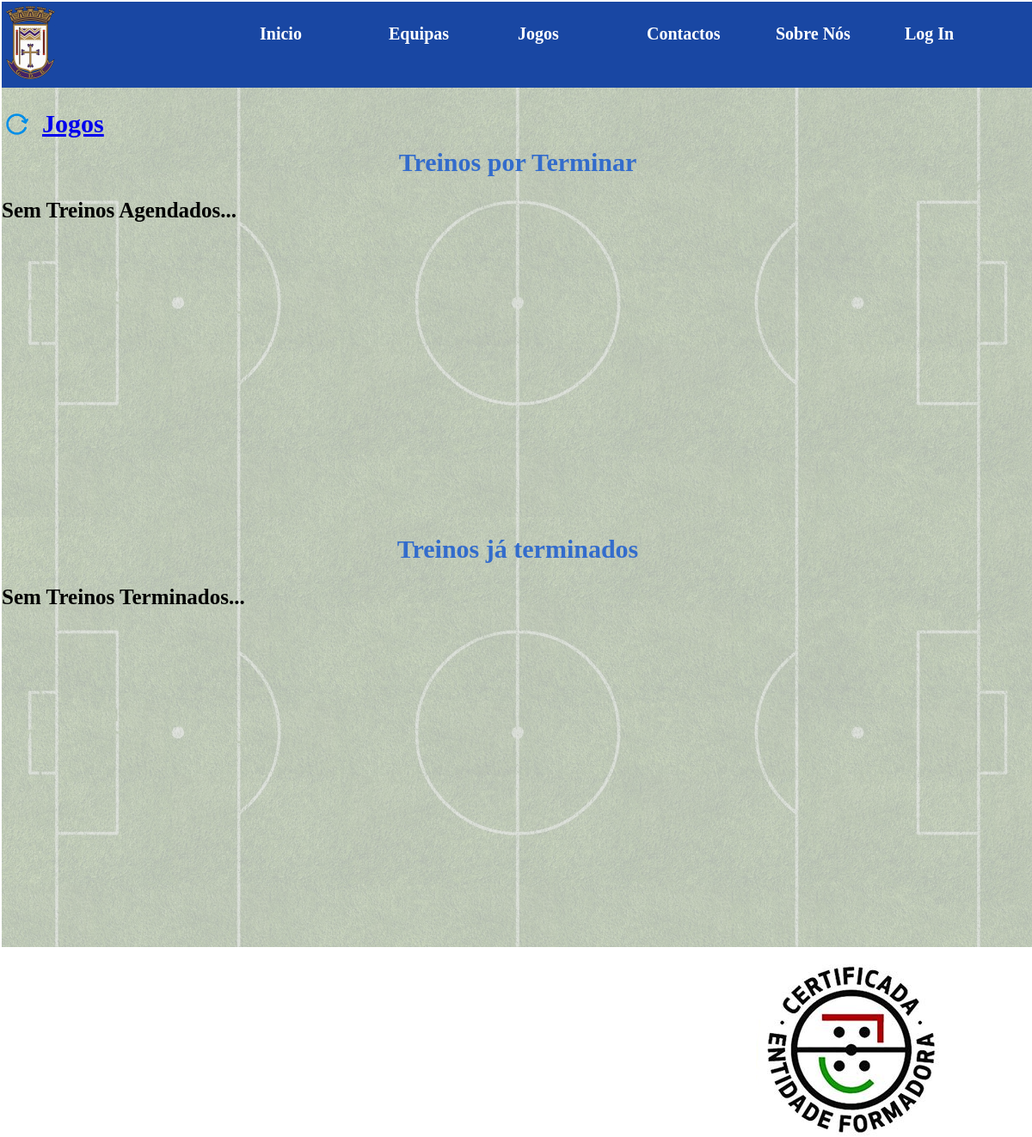
/php/index.php?page=10, run on an earlier commit of the app's database.
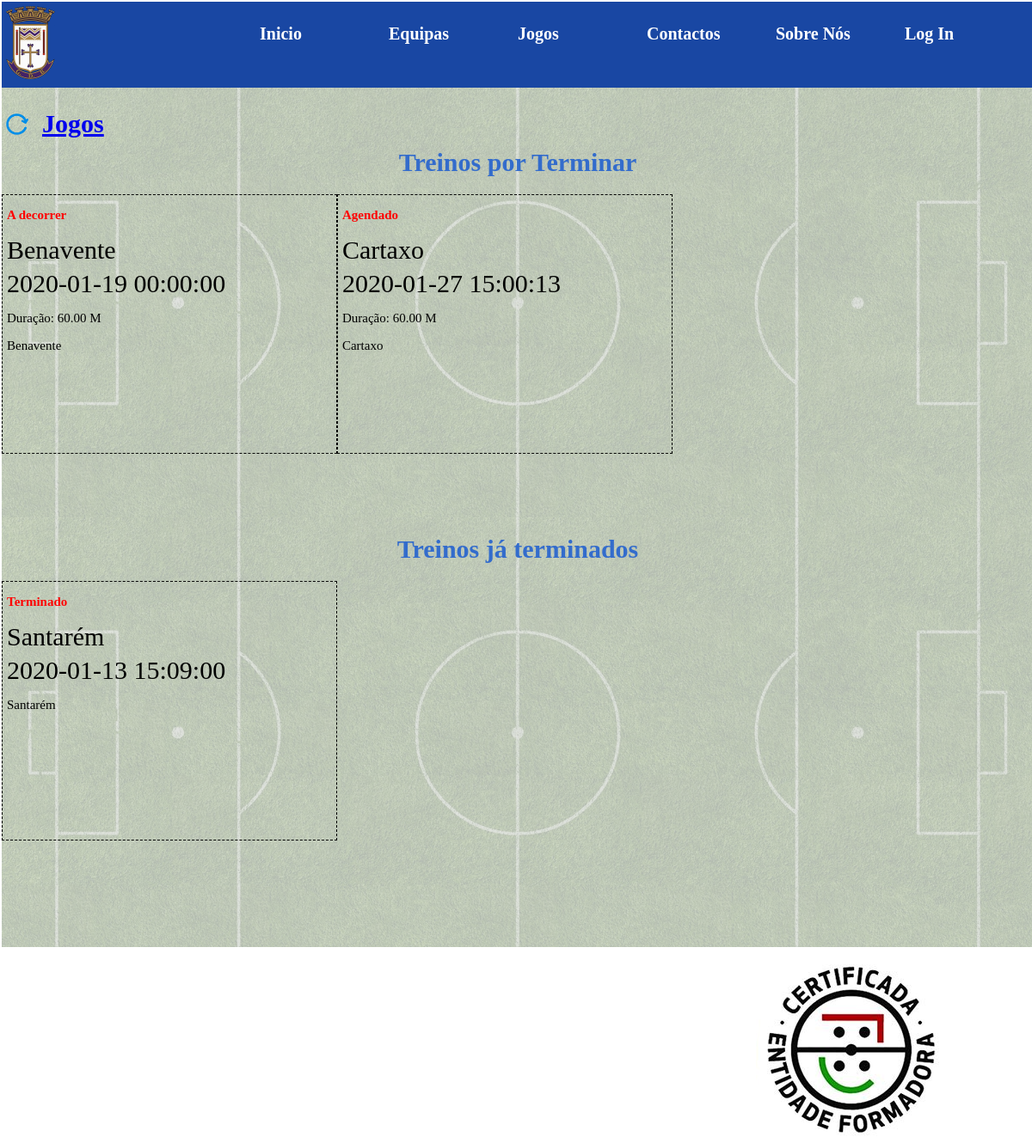
And on a later commit of the database.
### tables this page shows
CREATE TABLE `Treino` (
  `id_treino` int(5) NOT NULL,
  `local` varchar(254) DEFAULT NULL,
  `terminado` bit(1) NOT NULL DEFAULT b'0',
  `data` datetime DEFAULT curdate(),
  `id_equipa` int(5) NOT NULL,
  `duracao` decimal(5,2) DEFAULT 60.00
);

CREATE TABLE `Equipa` (
  `id_equipa` int(5) NOT NULL,
  `total_jogos` int(5) NOT NULL DEFAULT 0,
  `total_treinos` int(5) DEFAULT 0,
  `n_golos_marcados` int(5) NOT NULL DEFAULT 0,
  `n_golos_sofridos` int(5) NOT NULL DEFAULT 0,
  `n_vitorias` int(5) NOT NULL DEFAULT 0,
  `n_empates` int(5) NOT NULL DEFAULT 0,
  `n_derrotas` int(5) NOT NULL DEFAULT 0,
  `n_cartoes_amarelos` int(5) NOT NULL DEFAULT 0,
  `n_cartoes_vermelhos` int(5) NOT NULL DEFAULT 0,
  `nome` varchar(254) DEFAULT NULL
);

### php/treinos.php (the view, shortened to what this page needs)
<div id="imgback">
  <div id="imgbackcor">
    <div style="width: 100%;height:50px;">
      <div id="titlejogos">
          <h2 class="titulos"><a href="../php/index.php?page=10"><img src="../images/refresh.png" style="width:35px;height:35px;"></a><a href="?page=4" style="margin-left: 20px;">Jogos</a></h2>
      </div>
    </div>
    <h1 class="titulos">Treinos por Terminar</h1>
    <div class="jpt">
      <?php
        include_once '../php/bdcon.php';
        $qryjpt="select t.data, t.local, t.duracao, e.nome, t.id_treino,t.id_equipa, case when t.data <= CURDATE() then 'A decorrer' else 'Agendado' end as 'estado' from Treino t left join Equipa e on t.id_equipa=e.id_equipa where t.terminado=0 order by t.data asc";
        $vjpt = mysqli_query($liga, $qryjpt);
        if(mysqli_num_rows($vjpt)>0){
          while($rowsjpt=mysqli_fetch_assoc($vjpt)){
            ?>
            <div class="ejogadores">
                <p class="estado"><?php echo $rowsjpt['estado']; ?></p>
                <p class="nomej"><?php echo $rowsjpt['nome']; ?></p>
                <p class="nomej"> <?php echo $rowsjpt['data']; ?></p>
                <p class="infoj">Duração: <?php echo $rowsjpt['duracao']; ?> M</p>
                <p class="infoj"><?php echo $rowsjpt['local']; ?></p>
            </div>
            <?php
          }
        }else {
          ?> <p style="font-weight:bold; font-size: 25px; color: black;">Sem Treinos Agendados...</p> <?php
        }
       ?>
  </div>
</div>
<div id="imgback">
  <div id="imgbackcor">
   <h1 class="titulos">Treinos já terminados</h1>
   <div class="jt">
     <?php
       $qryjt="select t.data, t.local, t.duracao, e.nome from Treino t left join Equipa e on t.id_equipa=e.id_equipa where t.terminado=1 order by t.data desc";
       $vjt = mysqli_query($liga, $qryjt);
       if (mysqli_num_rows($vjt)>0){
         while($rowsjt=mysqli_fetch_assoc($vjt)){
           ?>
           <div class="ejogadores">
              <p class="estado">Terminado</p>
               <p class="nomej"><?php echo $rowsjt['nome']; ?></p>
               <p class="nomej"><?php echo $rowsjt['data']; ?></p>
               <p class="infoj"><?php echo $rowsjt['local']; ?></p>
           </div>
           <?php
         }
       }else {
         ?> <p style="font-weight:bold; font-size: 25px; color: black;">Sem Treinos Terminados...</p> <?php
       }
      ?>
  </div>
</div>

### php/index.php (shortened to what this page needs)
<head>
	<link rel="stylesheet" type="text/css" href="../css/styles.css">
	<link rel="stylesheet" type="text/css" href="../css/login.css">
</head>
<div id="cabecalho">
	<?php
		include '../php/header.php';
	?>
</div>
<div id="corpo">
	<?php
		if (!isset($_GET['page'])) {
			include '../php/carrousel.php';
		}else{
			switch ($_GET['page']) {
				case 10:
					include '../php/treinos.php';
					break;
			}
		}
	?>
</div>
<div id="footer">
</div>

### php/header.php (shortened to what this page needs)
<link rel="stylesheet" type="text/css" href="../css/styles.css">
<body>
<div>
	<div id="logo">
		<img src="../images/gdb_75.png">
	</div>
	<div id="menu">
		<nav>
			<ul>
				<li><a href="?page=1">Inicio</a></li>
				<li><a href="?page=3">Equipas</a></li>
				<li><a href="?page=4">Jogos</a></li>
				<li><a href="?page=5">Contactos</a></li>
				<li><a href="?page=7">Sobre Nós</a></li>
				<?php
					if (isset($_SESSION['user'])) { ?>
						<li><a href="../php/logout.php">Log Out</a></li>
				<?php
					} else {?>
						<li><a href="?page=8">Log In</a></li>
				<?php
				}?>
			</ul>
		</nav>
	</div>
</div>
</body>

### css/styles.css (style rules this page uses)
* { top: 0; left: 0; }
body { margin-left: 2px; width: 100%; margin-top: 2px; }
#logo { float: left; margin-left: 5px; margin-top: 5px; }
#menu { margin-top: 10px; float: right; height: 10px; }
#cabecalho { height: 100px; background-color: rgba(0,51,153,.9); }
ul li { list-style-type: none; float: left; width: 150px; }
ul li a { text-decoration: none; font-size: 20; font-weight: bold; color: white; }
#footer { margin-top: 2px; height: 250px; background-color: rgba(0,51,153,.9); margin-right: 2px; }
#certificacao { margin-top: 20px; margin-right: 100px; float: right; }
#imgback { width: 100%; height: 500px; float: left; background-image: url('../images/ffield.jpg'); background-position: center; background-size: cover; }
#imgbackcor { background-color: rgb(220,220,220,.8); width: 100%; height: 100%; overflow:scroll; overflow-x: hidden; }
.ejogadores { float: left; width: 32.33%; height: 300px; border-style: dashed; border-width: 1px; border-color: black; }
.nomej { color: black; text-align: left; margin-top: 0; margin-bottom: 5px; font-size: 30px; margin-left: 5px; }
.infoj { color: black; text-align: left; font-size: 15px; margin-left: 5px; }
.estado { color: red; font-weight: bold; text-align: left; font-size: 15px; margin-left: 5px; }
.titulos { font-size: 30px; color: rgb(51,108,204); text-align: center; }
#titlejogos { height: 50px; width: 47.5%; float: left; }
#titlejogos a { height: 100%; float: left; width: 5%; }
#titlejogos h2 { height: 100%; width: 95%; text-align: center; float: left; }

### css/login.css (style rules this page uses)
* { top: 0; left: 0; }
body { margin-left: 2px; margin-top: 2px; width: 100%; }

What changed in the data, as far as the page shows it:
added treino: estado "A decorrer", id_equipa.nome "Benavente", data "2020-01-19 00:00:00", duracao "60.00", local "Benavente", shown under "Treinos por Terminar"
added treino: estado "Agendado", id_equipa.nome "Cartaxo", data "2020-01-27 15:00:13", duracao "60.00", local "Cartaxo", shown under "Treinos por Terminar"
added treino: id_equipa.nome "Santarém", data "2020-01-13 15:09:00", local "Santarém", shown under "Treinos já terminados"
Also different on the page:
text no longer shown: "Sem Treinos Agendados... Sem Treinos Terminados..."
